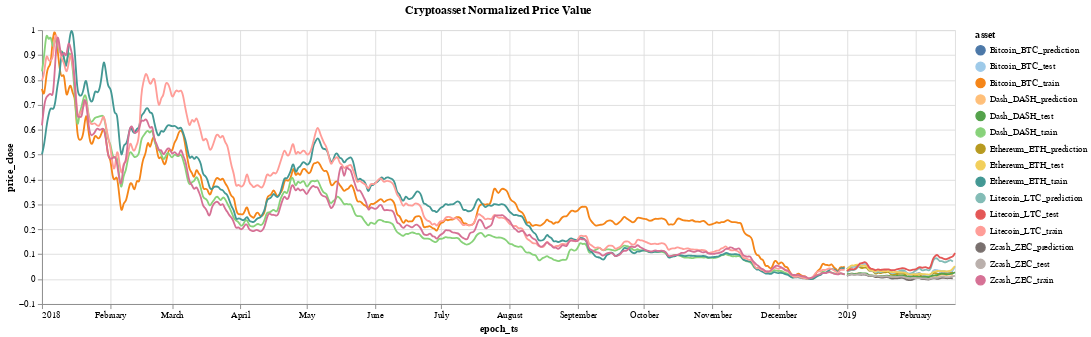

Here is the notebook cell this chart was saved with:
### Markdown cell above
#### 2.9 Generate and Display Visualization of Price Values
**Actual Values**(postfix): _test, _train  
**Predicted Values**(postfix): _prediction

### Code cell
# dictionary of chart parameters
chart_params = {
    'df': lr_visualization_data_ms,
    'x': 'epoch_ts',
    'y': 'price_close',
    'y_format_type': '',
    'y_scale_zero_bool': False,
    'chart_title': 'Cryptoasset Normalized Price Value',
    'color_scheme': 'tableau20',
    'width': 1000,
    'height': 300
}
# generate chart
interactive_line_chart(chart_params)

### Figure 1 — Vega-Lite specification as saved in the notebook (floating-point values rounded to 4 significant figures; data arrays with more than 128 entries replaced by an {"elided": "..."} marker saying what was removed)
{"$schema": "https://vega.github.io/schema/vega-lite/v2.6.0.json", "config": {"view": {"height": 300, "width": 400}}, "data": {"name": "data-cfb360024c472655688d1a96e3cc4806"}, "datasets": {"data-cfb360024c472655688d1a96e3cc4806": {"elided": "2320 records"}}, "height": 300, "layer": [{"encoding": {"color": {"field": "asset", "scale": {"scheme": "tableau20"}, "type": "nominal"}, "x": {"field": "epoch_ts", "type": "temporal"}, "y": {"axis": {"format": ""}, "field": "price_close", "scale": {"zero": false}, "type": "quantitative"}}, "mark": {"interpolate": "basis", "type": "line"}}, {"encoding": {"opacity": {"value": 0}, "x": {"field": "epoch_ts", "type": "temporal"}}, "mark": "point", "selection": {"selector004": {"empty": "none", "fields": ["epoch_ts"], "nearest": true, "on": "mouseover", "resolve": "global", "type": "single"}}}, {"encoding": {"color": {"field": "asset", "scale": {"scheme": "tableau20"}, "type": "nominal"}, "opacity": {"condition": {"selection": "selector004", "value": 1}, "value": 0}, "x": {"field": "epoch_ts", "type": "temporal"}, "y": {"axis": {"format": ""}, "field": "price_close", "scale": {"zero": false}, "type": "quantitative"}}, "mark": "point"}, {"encoding": {"x": {"field": "epoch_ts", "type": "temporal"}}, "mark": {"color": "gray", "type": "rule"}, "title": "Cryptoasset Normalized Price Value", "transform": [{"filter": {"selection": "selector004"}}]}, {"encoding": {"color": {"field": "asset", "scale": {"scheme": "tableau20"}, "type": "nominal"}, "text": {"condition": {"field": "price_close", "selection": "selector004", "type": "quantitative"}, "value": " "}, "x": {"field": "epoch_ts", "type": "temporal"}, "y": {"axis": {"format": ""}, "field": "price_close", "scale": {"zero": false}, "type": "quantitative"}}, "mark": {"align": "left", "dx": 5, "dy": -5, "type": "text"}}], "width": 1000}
